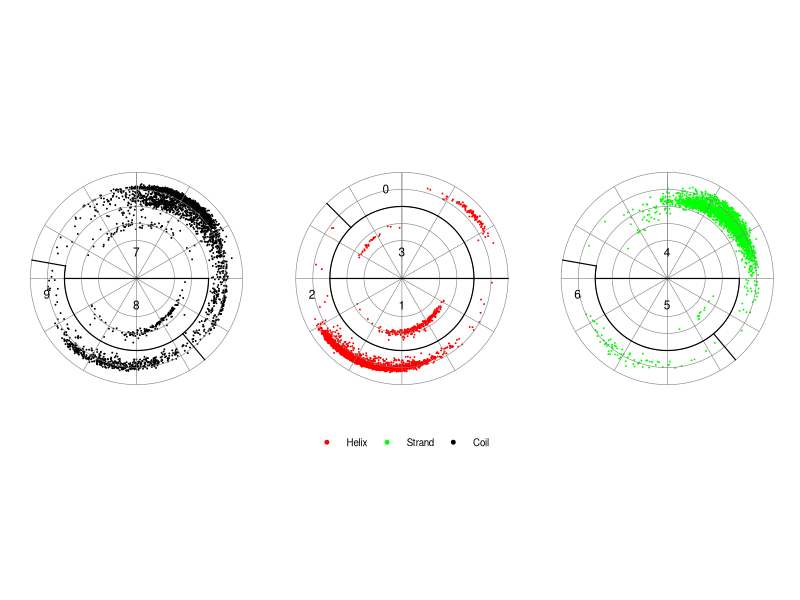

Here is the R script that generated this plot:

library(ggplot2)
library(plyr)

# clear environment
rm(list = ls())

# read in data files
df <- read.csv('torsion.txt')
lines <- read.csv('region_lines.txt')
annotes <- read.csv('region_annotes.txt')

# subset data
df <- subset(df, df$ss3 == 'Helix' | df$ss3 == 'Strand' | df$ss3 == 'Coil')

# reorder factor levels
df$ss3 <- factor(df$ss3, levels = c('Helix', 'Strand', 'Coil'))

# wrap and translate torsion angles
df$phi <- ifelse(df$phi < 0, df$phi + 360, df$phi)
df$phi <- df$phi + 200

# color scale
color_scale <- c('Helix' = 'red', 'Strand' = 'green', 'Coil' = 'black')

ggplot(df, aes(phi, psi, color = ss3)) +
    
    # geoms
    geom_point(
        size = rel(0.01)
    ) + 
    geom_vline(
        xintercept = seq(200, 560, by = 90), 
        colour = 'grey50', 
        size = rel(0.2)
    ) +
    geom_hline(
        yintercept = seq(-180, 180, by = 30), 
        colour = 'grey50', 
        size = rel(0.2)
    ) +
    geom_segment(
        data = lines,
        size = rel(0.4),
        lineend = 'square',
        aes(x, y, xend = xend, yend = yend),
        inherit.aes = FALSE
    ) + 
    geom_text(
        data = annotes, 
        size = 3, 
        color = 'black',
        aes(x = phi, y = psi, label = label)
    ) +
    
    # scales
    scale_x_continuous(
        limits = c(0,560),
        expand = c(0,0),
        breaks = c(200,290,380,470,560),
        labels = c('0\u00B0','90\u00B0','\u00B1180\u00B0','-90\u00B0','0\u00B0')
    ) + 
    scale_y_continuous(
        limits = c(-180,180),
        expand = c(0,0),
        breaks = c(-150,-120,-90,-60,-30,0,30,60,90,120,150,180),
        labels = c('-150\u00B0','-120\u00B0','-90\u00B0','-60\u00B0','-30\u00B0','0\u00B0','30\u00B0','60\u00B0','90\u00B0','120\u00B0','150\u00B0','\u00B1180\u00B0')
    ) + 
    scale_color_manual(NULL, values = color_scale) + 
    
    # guides
    guides(color = guide_legend(override.aes = list(size = rel(1)))) + 

    # ceordinates 
    coord_polar(
       theta = 'y',
       direction = -1
    ) +

    # faceting
    facet_wrap(~ss3, nrow = 1, scales = 'fixed') + 

    # default theme 
    theme_bw() +

    # default override
    theme(
        plot.title = element_blank(), 
        plot.margin = margin(0,0,0,0),

        panel.border = element_blank(),
        panel.grid = element_blank(),
        panel.spacing.x = unit(0,'pt'),
        
        axis.text = element_blank(), 
        axis.text.y = element_blank(),
        axis.ticks = element_blank(),
        axis.title = element_blank(),
        axis.line = element_blank(),

        strip.background = element_blank(),
        strip.text = element_blank(),
        
        legend.title = element_blank(), 
        legend.text = element_text(size = 7),
        legend.position = 'bottom',
        legend.margin = margin(0,0,0,0),
        legend.direction = 'horizontal'
    )

ggsave('regions.eps', width = 7, height = 2.5)

